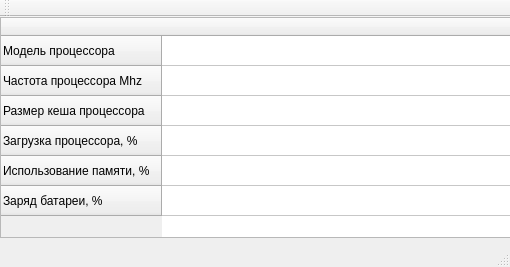
<?xml version="1.0" encoding="UTF-8"?>
<ui version="4.0">
 <class>MainWindow</class>
 <widget class="QMainWindow" name="MainWindow">
  <property name="geometry">
   <rect>
    <x>0</x>
    <y>0</y>
    <width>510</width>
    <height>267</height>
   </rect>
  </property>
  <property name="windowTitle">
   <string>Состояние системы</string>
  </property>
  <widget class="QWidget" name="centralWidget">
   <widget class="QTableWidget" name="tableWidget">
    <property name="geometry">
     <rect>
      <x>0</x>
      <y>0</y>
      <width>511</width>
      <height>221</height>
     </rect>
    </property>
    <property name="minimumSize">
     <size>
      <width>471</width>
      <height>0</height>
     </size>
    </property>
    <property name="maximumSize">
     <size>
      <width>1000</width>
      <height>1000</height>
     </size>
    </property>
    <attribute name="horizontalHeaderDefaultSectionSize">
     <number>400</number>
    </attribute>
    <row>
     <property name="text">
      <string>Модель процессора</string>
     </property>
    </row>
    <row>
     <property name="text">
      <string>Частота процессора Mhz</string>
     </property>
    </row>
    <row>
     <property name="text">
      <string>Размер кеша процессора</string>
     </property>
    </row>
    <row>
     <property name="text">
      <string>Загрузка процессора, %</string>
     </property>
    </row>
    <row>
     <property name="text">
      <string>Использование памяти, %</string>
     </property>
    </row>
    <row>
     <property name="text">
      <string>Заряд батареи, %</string>
     </property>
    </row>
    <column>
     <property name="text">
      <string/>
     </property>
    </column>
    <item row="0" column="0">
     <property name="text">
      <string/>
     </property>
    </item>
    <item row="1" column="0">
     <property name="text">
      <string/>
     </property>
    </item>
    <item row="2" column="0">
     <property name="text">
      <string/>
     </property>
    </item>
    <item row="3" column="0">
     <property name="text">
      <string/>
     </property>
    </item>
    <item row="4" column="0">
     <property name="text">
      <string/>
     </property>
    </item>
    <item row="5" column="0">
     <property name="text">
      <string/>
     </property>
    </item>
   </widget>
  </widget>
  <widget class="QMenuBar" name="menuBar">
   <property name="geometry">
    <rect>
     <x>0</x>
     <y>0</y>
     <width>510</width>
     <height>22</height>
    </rect>
   </property>
  </widget>
  <widget class="QToolBar" name="mainToolBar">
   <attribute name="toolBarArea">
    <enum>TopToolBarArea</enum>
   </attribute>
   <attribute name="toolBarBreak">
    <bool>false</bool>
   </attribute>
  </widget>
  <widget class="QStatusBar" name="statusBar"/>
 </widget>
 <layoutdefault spacing="6" margin="11"/>
 <resources/>
 <connections/>
</ui>
